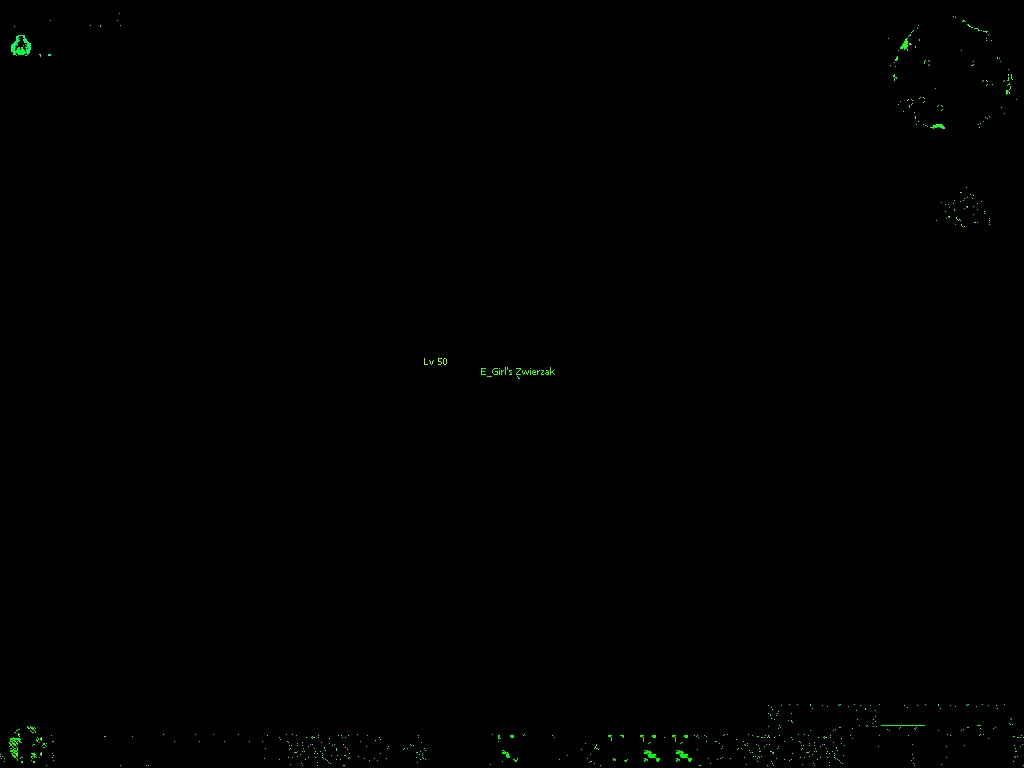
#> input picture classifier/sample_export_1617295765/n/1617294379.jpg, 1024 x 768 px
$ python -i vision.py   (imports and definitions only)
#> lines starting #> are read from the running program, lines starting #| are printed output that depends on the picture; after the words box and inside, x2 and y2 are one past the last pixel; in counts of white or black regions, pixels touching at a corner belong together
#> further down, picture is the input picture: shape (768, 1024, 3); mean B, G, R 0.3, 0.6, 0.3
# Mostly copied from https://github.com/learncodebygaming/opencv_tutorials/blob/master/006_hsv_thresholding/vision.py
import cv2 as cv
import numpy as np
import os
from pathlib import Path


class HsvFilter:
    def __init__(self, hMin=None, sMin=None, vMin=None, hMax=None, sMax=None, vMax=None,
                    sAdd=None, sSub=None, vAdd=None, vSub=None):
        self.hMin = hMin
        self.sMin = sMin
        self.vMin = vMin
        self.hMax = hMax
        self.sMax = sMax
        self.vMax = vMax
        self.sAdd = sAdd
        self.sSub = sSub
        self.vAdd = vAdd
        self.vSub = vSub


class SnowManFilter(HsvFilter):
    # [11 lines left out: function __init__, not called in this run]

class SnowManFilterRedForest(HsvFilter):
    # Night mode acitve
    # [11 lines left out: function __init__, not called in this run]


class MobInfoFilter(HsvFilter):
    # [11 lines left out: function __init__, not called in this run]


class Vision:
    TRACKBAR_WINDOW = "Trackbars"

    def __init__(self, needle_img_path=None, method=cv.TM_CCOEFF_NORMED):
        # # load the image we're trying to match
        # # https://docs.opencv.org/4.2.0/d4/da8/group__imgcodecs.html
        # # self.needle_img = cv.imread(needle_img_path, cv.IMREAD_UNCHANGED)
        #
        # # Save the dimensions of the needle image
        # self.needle_w = self.needle_img.shape[1]
        # self.needle_h = self.needle_img.shape[0]
        #
        # # There are 6 methods to choose from:
        # # TM_CCOEFF, TM_CCOEFF_NORMED, TM_CCORR, TM_CCORR_NORMED, TM_SQDIFF, TM_SQDIFF_NORMED
        # self.method = method
        pass

    # create gui window with controls for adjusting arguments in real-time
    # [27 lines left out: function init_control_gui, not called in this run]

    # returns an HSV filter object based on the control GUI values
    def get_hsv_filter_from_controls(self):
        # Get current positions of all trackbars
        hsv_filter = HsvFilter()
        hsv_filter.hMin = cv.getTrackbarPos('HMin', self.TRACKBAR_WINDOW)
        hsv_filter.sMin = cv.getTrackbarPos('SMin', self.TRACKBAR_WINDOW)
        hsv_filter.vMin = cv.getTrackbarPos('VMin', self.TRACKBAR_WINDOW)
        hsv_filter.hMax = cv.getTrackbarPos('HMax', self.TRACKBAR_WINDOW)
        hsv_filter.sMax = cv.getTrackbarPos('SMax', self.TRACKBAR_WINDOW)
        hsv_filter.vMax = cv.getTrackbarPos('VMax', self.TRACKBAR_WINDOW)
        hsv_filter.sAdd = cv.getTrackbarPos('SAdd', self.TRACKBAR_WINDOW)
        hsv_filter.sSub = cv.getTrackbarPos('SSub', self.TRACKBAR_WINDOW)
        hsv_filter.vAdd = cv.getTrackbarPos('VAdd', self.TRACKBAR_WINDOW)
        hsv_filter.vSub = cv.getTrackbarPos('VSub', self.TRACKBAR_WINDOW)
        return hsv_filter

    # given an image and an HSV filter, apply the filter and return the resulting image.
    # if a filter is not supplied, the control GUI trackbars will be used
    def apply_hsv_filter(self, original_image, hsv_filter=None):
        # convert image to HSV
        hsv = cv.cvtColor(original_image, cv.COLOR_BGR2HSV)
#> hsv: shape (768, 1024, 3); mean H, S, V 4.1, 15.3, 0.7

        # if we haven't been given a defined filter, use the filter values from the GUI
        if not hsv_filter:
            hsv_filter = self.get_hsv_filter_from_controls()

        # add/subtract saturation and value
        h, s, v = cv.split(hsv)
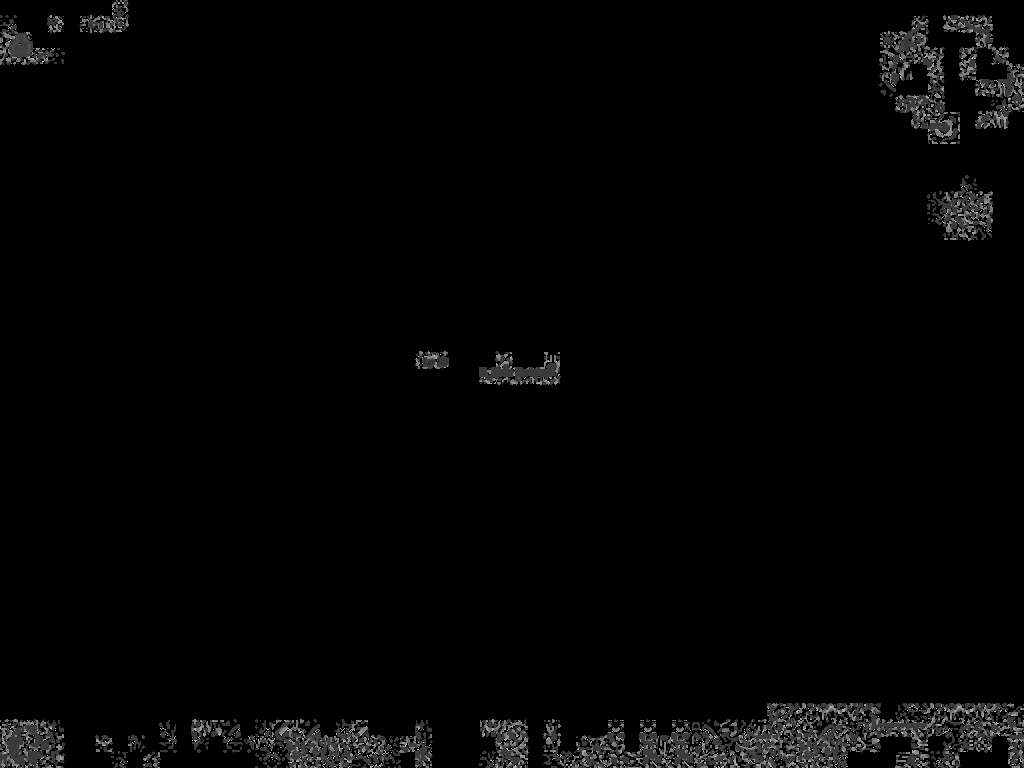
#> h: shape (768, 1024); min 0, max 177, mean 4.1
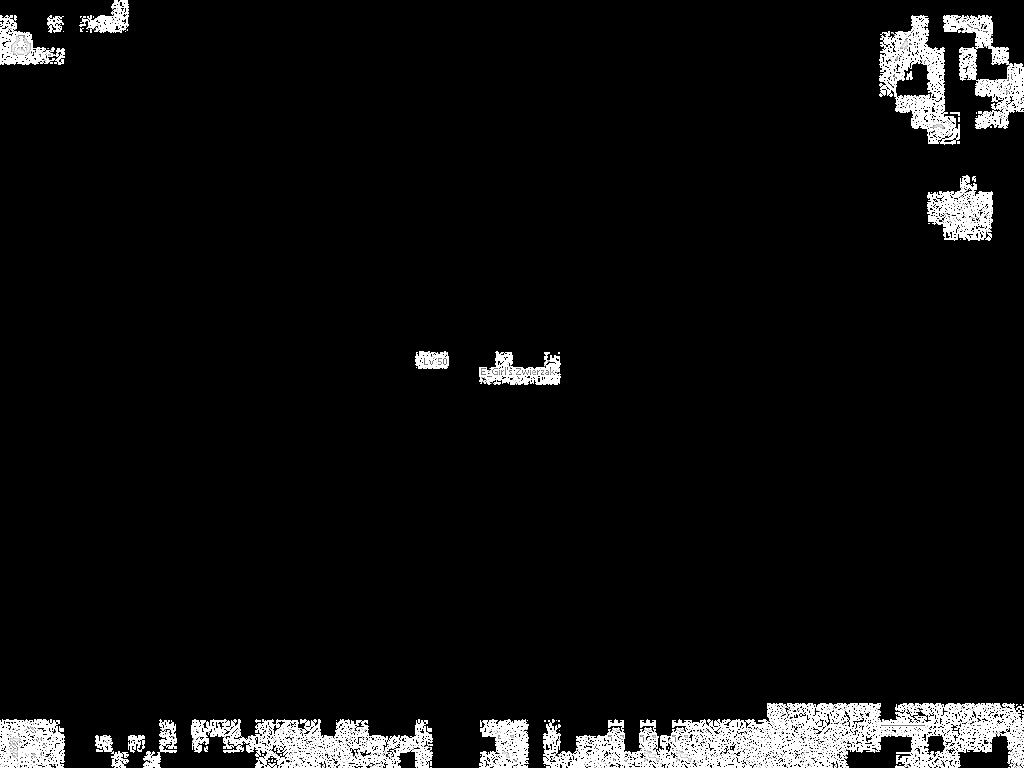
#> s: shape (768, 1024); min 0, max 255, mean 15.3
        s = self.shift_channel(s, hsv_filter.sAdd)
        s = self.shift_channel(s, -hsv_filter.sSub)
        v = self.shift_channel(v, hsv_filter.vAdd)
        v = self.shift_channel(v, -hsv_filter.vSub)
        hsv = cv.merge([h, s, v])

        # Set minimum and maximum HSV values to display
        lower = np.array([hsv_filter.hMin, hsv_filter.sMin, hsv_filter.vMin])
        upper = np.array([hsv_filter.hMax, hsv_filter.sMax, hsv_filter.vMax])
        # Apply the thresholds
        mask = cv.inRange(hsv, lower, upper)
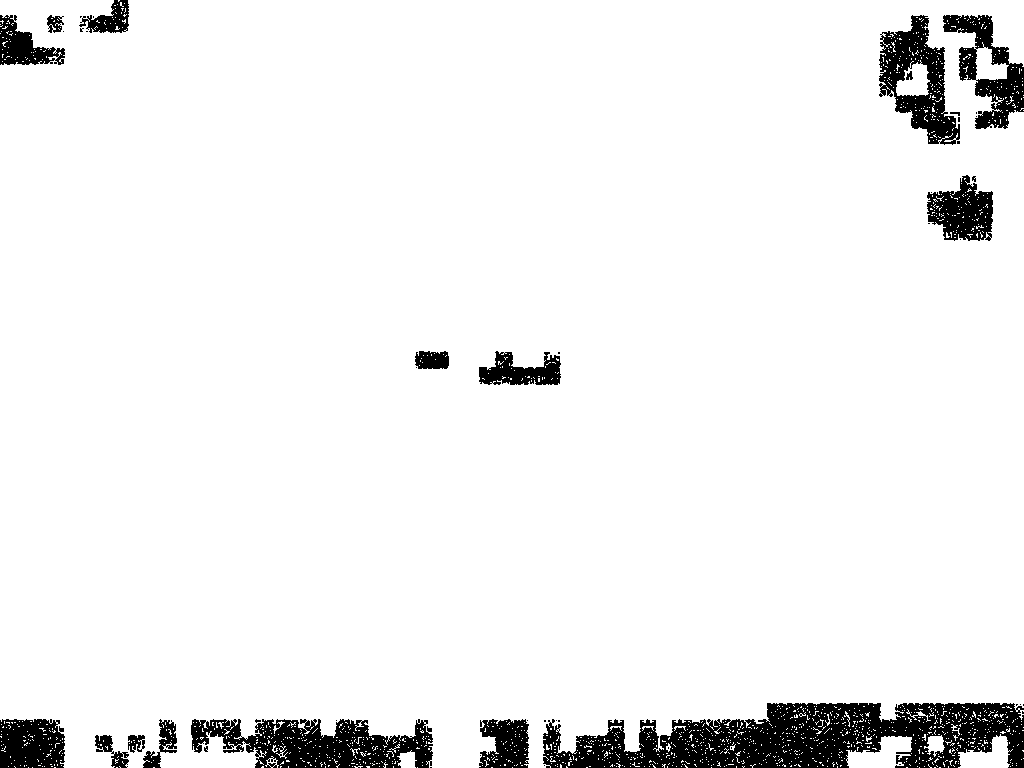
#> mask: shape (768, 1024); 93.7% white; 49 black regions (32 under 20 px), largest, box (x1, y1, x2, y2) and area: (543, 703, 1024, 768) 19979, (191, 719, 433, 768) 7432, (879, 15, 960, 145) 4746
        result = cv.bitwise_and(hsv, hsv, mask=mask)
#> result: shape (768, 1024, 3); every value is 0

        # convert back to BGR for imshow() to display it properly
        img = cv.cvtColor(result, cv.COLOR_HSV2BGR)

        return img

    # apply adjustments to an HSV channel
    # https://stackoverflow.com/questions/49697363/shifting-hsv-pixel-values-in-python-using-numpy
    def shift_channel(self, c, amount):
        if amount > 0:
            lim = 255 - amount
            c[c >= lim] = 255
            c[c < lim] += amount
        elif amount < 0:
            amount = -amount
            lim = amount
            c[c <= lim] = 0
            c[c > lim] -= amount
        return c

    def draw_marker(self, img, position, bgr_color=(0, 255, 0)):
        cv.drawMarker(img, position, color=bgr_color, markerType=cv.MARKER_CROSS, thickness=2)

    # [13 lines left out: functions draw_rectangles, add_rectangles_to_image, not called in this run]

    def black_out_area(self, image, top_left, bottom_right):
        cv.rectangle(image, top_left, bottom_right, (0, 0, 0), cv.FILLED)
        # cv.rectangle(image, top_left, bottom_right, (255, 0, 0), cv.LINE_4)

    def extract_section(self, image, top_left, bottom_right):
        return image[top_left[1] : bottom_right[1], top_left[0] : bottom_right[0]]

    # [8 lines left out: function template_match_alpha, not called in this run]

>>> import cv2
>>> picture = cv2.imread('../classifier/sample_export_1617295765/n/1617294379.jpg')
>>> result = Vision().apply_hsv_filter(picture)
